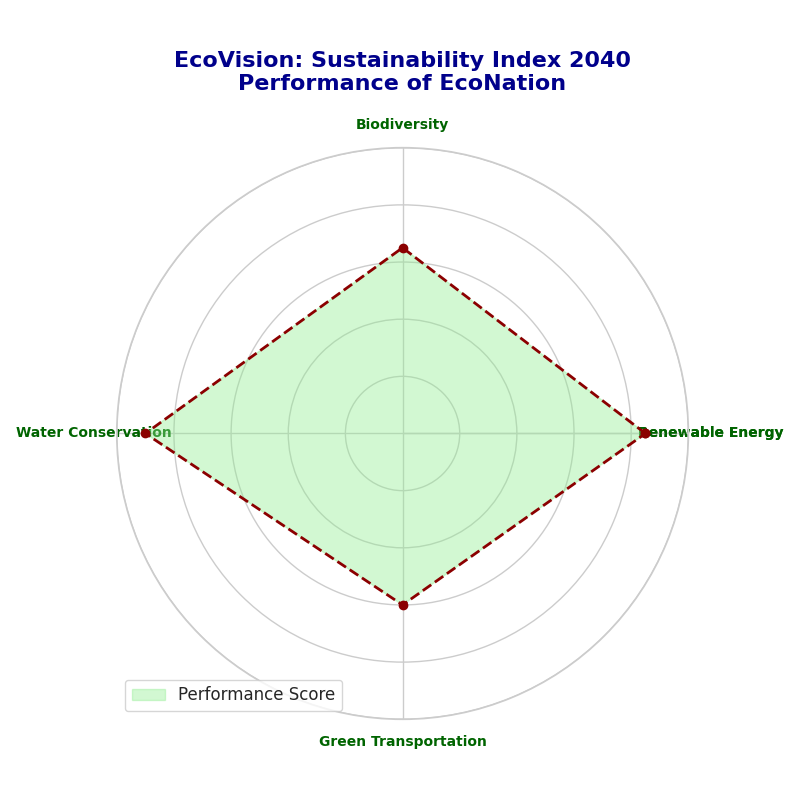

Recreate this plot in Python.
import numpy as np
import matplotlib.pyplot as plt

categories = ['Renewable Energy', 'Biodiversity', 'Water Conservation', 'Green Transportation']
values = np.array([85, 65, 90, 60])
values = np.concatenate((values, [values[0]]))

angles = np.linspace(0, 2 * np.pi, len(categories), endpoint=False).tolist()
angles += angles[:1]

fig, ax = plt.subplots(figsize=(8, 8), subplot_kw=dict(polar=True))

# Randomly altering stylistic elements
fill_color = 'lightgreen'
line_style = '--'
marker_shape = 'o'
line_color = 'darkred'
legend_location = 'lower left'
grid_option = True

ax.fill(angles, values, color=fill_color, alpha=0.4)
ax.plot(angles, values, line_style + marker_shape, color=line_color, linewidth=2)

ax.set_yticklabels([])
ax.set_xticks(angles)
ax.set_xticklabels(categories + [categories[0]], fontsize=10, fontweight='bold', color='darkgreen')
plt.title("EcoVision: Sustainability Index 2040\nPerformance of EcoNation",
          size=16, color='darkblue', weight='bold', pad=20)
ax.set_ylim(0, 100)

ax.legend(['Performance Score'], loc=legend_location, fontsize='medium', frameon=True)

if grid_option:
    ax.grid(True)

plt.tight_layout()
plt.show()
